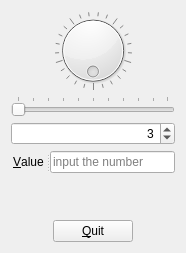
<?xml version="1.0" encoding="UTF-8"?>
<ui version="4.0">
 <class>Widget</class>
 <widget class="QWidget" name="Widget">
  <property name="geometry">
   <rect>
    <x>0</x>
    <y>0</y>
    <width>186</width>
    <height>253</height>
   </rect>
  </property>
  <property name="windowTitle">
   <string>Widget</string>
  </property>
  <layout class="QVBoxLayout" name="verticalLayout">
   <item>
    <widget class="QDial" name="dial">
     <property name="wrapping">
      <bool>true</bool>
     </property>
     <property name="notchesVisible">
      <bool>true</bool>
     </property>
    </widget>
   </item>
   <item>
    <widget class="QSlider" name="horizontalSlider">
     <property name="orientation">
      <enum>Qt::Horizontal</enum>
     </property>
     <property name="tickPosition">
      <enum>QSlider::TicksAbove</enum>
     </property>
     <property name="tickInterval">
      <number>0</number>
     </property>
    </widget>
   </item>
   <item>
    <widget class="QSpinBox" name="spinBox">
     <property name="wrapping">
      <bool>true</bool>
     </property>
     <property name="alignment">
      <set>Qt::AlignRight|Qt::AlignTrailing|Qt::AlignVCenter</set>
     </property>
     <property name="value">
      <number>3</number>
     </property>
    </widget>
   </item>
   <item>
    <widget class="QSplitter" name="splitter">
     <property name="orientation">
      <enum>Qt::Horizontal</enum>
     </property>
     <widget class="QLabel" name="label">
      <property name="text">
       <string>&amp;Value</string>
      </property>
      <property name="alignment">
       <set>Qt::AlignCenter</set>
      </property>
      <property name="buddy">
       <cstring>lineEdit</cstring>
      </property>
     </widget>
     <widget class="QLineEdit" name="lineEdit">
      <property name="inputMask">
       <string>09</string>
      </property>
      <property name="text">
       <string/>
      </property>
      <property name="placeholderText">
       <string>input the number</string>
      </property>
     </widget>
    </widget>
   </item>
   <item>
    <spacer name="verticalSpacer">
     <property name="orientation">
      <enum>Qt::Vertical</enum>
     </property>
     <property name="sizeType">
      <enum>QSizePolicy::Maximum</enum>
     </property>
     <property name="sizeHint" stdset="0">
      <size>
       <width>20</width>
       <height>61</height>
      </size>
     </property>
    </spacer>
   </item>
   <item>
    <layout class="QHBoxLayout" name="horizontalLayout">
     <item>
      <spacer name="horizontalSpacer_2">
       <property name="orientation">
        <enum>Qt::Horizontal</enum>
       </property>
       <property name="sizeHint" stdset="0">
        <size>
         <width>40</width>
         <height>20</height>
        </size>
       </property>
      </spacer>
     </item>
     <item>
      <widget class="QPushButton" name="pushButton">
       <property name="text">
        <string>&amp;Quit</string>
       </property>
      </widget>
     </item>
     <item>
      <spacer name="horizontalSpacer">
       <property name="orientation">
        <enum>Qt::Horizontal</enum>
       </property>
       <property name="sizeHint" stdset="0">
        <size>
         <width>40</width>
         <height>20</height>
        </size>
       </property>
      </spacer>
     </item>
    </layout>
   </item>
  </layout>
 </widget>
 <tabstops>
  <tabstop>lineEdit</tabstop>
  <tabstop>spinBox</tabstop>
  <tabstop>dial</tabstop>
  <tabstop>horizontalSlider</tabstop>
  <tabstop>pushButton</tabstop>
 </tabstops>
 <resources/>
 <connections>
  <connection>
   <sender>dial</sender>
   <signal>valueChanged(int)</signal>
   <receiver>horizontalSlider</receiver>
   <slot>setValue(int)</slot>
   <hints>
    <hint type="sourcelabel">
     <x>144</x>
     <y>39</y>
    </hint>
    <hint type="destinationlabel">
     <x>131</x>
     <y>97</y>
    </hint>
   </hints>
  </connection>
  <connection>
   <sender>horizontalSlider</sender>
   <signal>valueChanged(int)</signal>
   <receiver>spinBox</receiver>
   <slot>setValue(int)</slot>
   <hints>
    <hint type="sourcelabel">
     <x>52</x>
     <y>96</y>
    </hint>
    <hint type="destinationlabel">
     <x>55</x>
     <y>114</y>
    </hint>
   </hints>
  </connection>
  <connection>
   <sender>spinBox</sender>
   <signal>valueChanged(int)</signal>
   <receiver>dial</receiver>
   <slot>setValue(int)</slot>
   <hints>
    <hint type="sourcelabel">
     <x>155</x>
     <y>122</y>
    </hint>
    <hint type="destinationlabel">
     <x>165</x>
     <y>64</y>
    </hint>
   </hints>
  </connection>
  <connection>
   <sender>spinBox</sender>
   <signal>textChanged(QString)</signal>
   <receiver>lineEdit</receiver>
   <slot>setText(QString)</slot>
   <hints>
    <hint type="sourcelabel">
     <x>104</x>
     <y>118</y>
    </hint>
    <hint type="destinationlabel">
     <x>96</x>
     <y>143</y>
    </hint>
   </hints>
  </connection>
  <connection>
   <sender>pushButton</sender>
   <signal>clicked()</signal>
   <receiver>Widget</receiver>
   <slot>close()</slot>
   <hints>
    <hint type="sourcelabel">
     <x>94</x>
     <y>232</y>
    </hint>
    <hint type="destinationlabel">
     <x>45</x>
     <y>186</y>
    </hint>
   </hints>
  </connection>
 </connections>
</ui>
